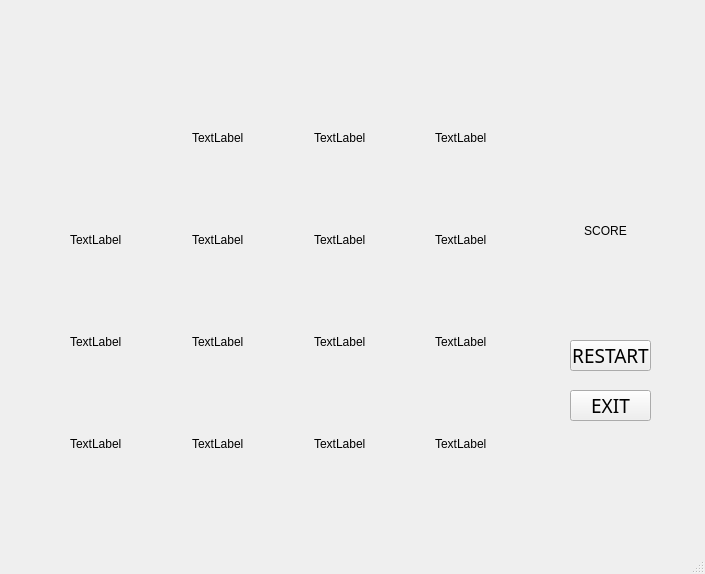
<?xml version="1.0" encoding="UTF-8"?>
<ui version="4.0">
 <class>game</class>
 <widget class="QMainWindow" name="game">
  <property name="geometry">
   <rect>
    <x>0</x>
    <y>0</y>
    <width>705</width>
    <height>574</height>
   </rect>
  </property>
  <property name="windowTitle">
   <string>MainWindow</string>
  </property>
  <widget class="QWidget" name="centralwidget">
   <widget class="QWidget" name="layoutWidget">
    <property name="geometry">
     <rect>
      <x>70</x>
      <y>90</y>
      <width>481</width>
      <height>411</height>
     </rect>
    </property>
    <layout class="QGridLayout" name="gridLayout">
     <property name="leftMargin">
      <number>0</number>
     </property>
     <property name="topMargin">
      <number>0</number>
     </property>
     <property name="bottomMargin">
      <number>9</number>
     </property>
     <item row="1" column="3">
      <widget class="QLabel" name="b8">
       <property name="text">
        <string>TextLabel</string>
       </property>
      </widget>
     </item>
     <item row="3" column="2">
      <widget class="QLabel" name="b11">
       <property name="text">
        <string>TextLabel</string>
       </property>
      </widget>
     </item>
     <item row="4" column="0">
      <widget class="QLabel" name="b13">
       <property name="text">
        <string>TextLabel</string>
       </property>
      </widget>
     </item>
     <item row="4" column="1">
      <widget class="QLabel" name="b14">
       <property name="text">
        <string>TextLabel</string>
       </property>
      </widget>
     </item>
     <item row="1" column="2">
      <widget class="QLabel" name="b7">
       <property name="text">
        <string>TextLabel</string>
       </property>
      </widget>
     </item>
     <item row="4" column="2">
      <widget class="QLabel" name="b15">
       <property name="text">
        <string>TextLabel</string>
       </property>
      </widget>
     </item>
     <item row="4" column="3">
      <widget class="QLabel" name="b16">
       <property name="text">
        <string>TextLabel</string>
       </property>
      </widget>
     </item>
     <item row="3" column="0">
      <widget class="QLabel" name="b9">
       <property name="text">
        <string>TextLabel</string>
       </property>
      </widget>
     </item>
     <item row="1" column="1">
      <widget class="QLabel" name="b6">
       <property name="text">
        <string>TextLabel</string>
       </property>
      </widget>
     </item>
     <item row="3" column="1">
      <widget class="QLabel" name="b10">
       <property name="text">
        <string>TextLabel</string>
       </property>
      </widget>
     </item>
     <item row="3" column="3">
      <widget class="QLabel" name="b12">
       <property name="text">
        <string>TextLabel</string>
       </property>
      </widget>
     </item>
     <item row="1" column="0">
      <widget class="QLabel" name="b5">
       <property name="text">
        <string>TextLabel</string>
       </property>
      </widget>
     </item>
     <item row="0" column="1">
      <widget class="QLabel" name="b2">
       <property name="text">
        <string>TextLabel</string>
       </property>
      </widget>
     </item>
     <item row="0" column="2">
      <widget class="QLabel" name="b3">
       <property name="text">
        <string>TextLabel</string>
       </property>
      </widget>
     </item>
     <item row="0" column="3">
      <widget class="QLabel" name="b4">
       <property name="text">
        <string>TextLabel</string>
       </property>
      </widget>
     </item>
     <item row="0" column="0">
      <widget class="QLabel" name="b1">
       <property name="text">
        <string/>
       </property>
      </widget>
     </item>
    </layout>
   </widget>
   <widget class="QLabel" name="label">
    <property name="geometry">
     <rect>
      <x>0</x>
      <y>0</y>
      <width>800</width>
      <height>600</height>
     </rect>
    </property>
    <property name="text">
     <string/>
    </property>
    <property name="pixmap">
     <pixmap resource="pic.qrc">:/pic/background.jpg</pixmap>
    </property>
   </widget>
   <widget class="QPushButton" name="pushButton">
    <property name="geometry">
     <rect>
      <x>570</x>
      <y>340</y>
      <width>81</width>
      <height>31</height>
     </rect>
    </property>
    <property name="font">
     <font>
      <family>Agency FB</family>
      <pointsize>14</pointsize>
      <weight>9</weight>
      <italic>false</italic>
      <bold>false</bold>
     </font>
    </property>
    <property name="focusPolicy">
     <enum>Qt::NoFocus</enum>
    </property>
    <property name="styleSheet">
     <string notr="true">font: 75 14pt &quot;Agency FB&quot;;</string>
    </property>
    <property name="text">
     <string>RESTART</string>
    </property>
   </widget>
   <widget class="QPushButton" name="pushButton_2">
    <property name="geometry">
     <rect>
      <x>570</x>
      <y>390</y>
      <width>81</width>
      <height>31</height>
     </rect>
    </property>
    <property name="font">
     <font>
      <family>Agency FB</family>
      <pointsize>14</pointsize>
      <weight>9</weight>
      <italic>false</italic>
      <bold>false</bold>
     </font>
    </property>
    <property name="focusPolicy">
     <enum>Qt::NoFocus</enum>
    </property>
    <property name="styleSheet">
     <string notr="true">font: 75 14pt &quot;Agency FB&quot;;</string>
    </property>
    <property name="text">
     <string>EXIT</string>
    </property>
   </widget>
   <widget class="QLabel" name="score">
    <property name="geometry">
     <rect>
      <x>550</x>
      <y>230</y>
      <width>111</width>
      <height>91</height>
     </rect>
    </property>
    <property name="styleSheet">
     <string notr="true">border-image: url(:/pic/back.png);
font: 75 16pt &quot;Agency FB&quot;;</string>
    </property>
    <property name="text">
     <string/>
    </property>
    <property name="alignment">
     <set>Qt::AlignCenter</set>
    </property>
   </widget>
   <widget class="QLabel" name="label_2">
    <property name="geometry">
     <rect>
      <x>580</x>
      <y>220</y>
      <width>51</width>
      <height>21</height>
     </rect>
    </property>
    <property name="styleSheet">
     <string notr="true">font: 75 16pt &quot;Agency FB&quot;;</string>
    </property>
    <property name="text">
     <string>SCORE</string>
    </property>
    <property name="alignment">
     <set>Qt::AlignCenter</set>
    </property>
   </widget>
   <widget class="QLabel" name="win">
    <property name="geometry">
     <rect>
      <x>100</x>
      <y>130</y>
      <width>400</width>
      <height>300</height>
     </rect>
    </property>
   </widget>
   <widget class="QLabel" name="lose">
    <property name="geometry">
     <rect>
      <x>100</x>
      <y>130</y>
      <width>400</width>
      <height>300</height>
     </rect>
    </property>
   </widget>
   <zorder>label</zorder>
   <zorder>layoutWidget</zorder>
   <zorder>pushButton</zorder>
   <zorder>pushButton_2</zorder>
   <zorder>score</zorder>
   <zorder>label_2</zorder>
   <zorder>win</zorder>
   <zorder>lose</zorder>
  </widget>
  <widget class="QMenuBar" name="menubar">
   <property name="geometry">
    <rect>
     <x>0</x>
     <y>0</y>
     <width>705</width>
     <height>21</height>
    </rect>
   </property>
  </widget>
  <widget class="QStatusBar" name="statusbar"/>
 </widget>
 <resources>
  <include location="pic.qrc"/>
 </resources>
 <connections/>
</ui>
